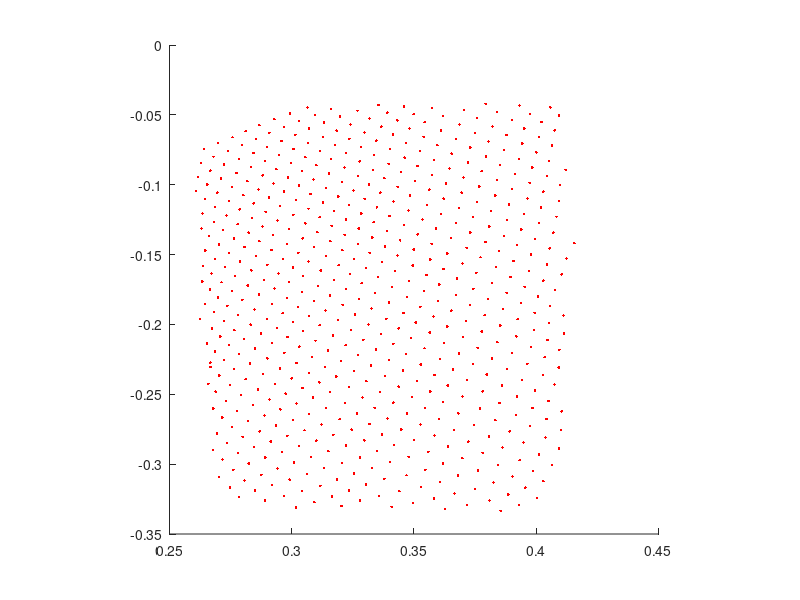

Write MATLAB code to recreate this figure.
cloud_array= [0.40020046, -0.32425874, -0.66445154;
  0.39300716, -0.32907701, -0.66575956;
  0.38541895, -0.33352351, -0.66635454;
  0.40292323, -0.31216168, -0.66623223;
  0.39556304, -0.31684041, -0.66722071;
  0.38852015, -0.32174164, -0.6687119;
  0.3808485, -0.32608134, -0.66907662;
  0.37177885, -0.32912353, -0.66686535;
  0.36278951, -0.33209336, -0.66462374;
  0.40629944, -0.30061823, -0.6691215;
  0.39863628, -0.30508482, -0.66958791;
  0.39028829, -0.30895287, -0.66881585;
  0.38246483, -0.31315511, -0.66884595;
  0.37502635, -0.3176139, -0.66948164;
  0.36659187, -0.32115054, -0.66824567;
  0.35821825, -0.32463115, -0.66698742;
  0.3495211, -0.32769635, -0.66497672;
  0.34084374, -0.33064243, -0.66283381;
  0.40935272, -0.28886744, -0.6715042;
  0.40120161, -0.29300168, -0.67113394;
  0.39315847, -0.2971364, -0.67084962;
  0.38433039, -0.30057883, -0.66910416;
  0.37615764, -0.30442762, -0.66836834;
  0.36803699, -0.30822769, -0.6676138;
  0.36075717, -0.31266344, -0.66830295;
  0.35278094, -0.31642848, -0.66762227;
  0.344037, -0.31938994, -0.66534579;
  0.33574468, -0.32264051, -0.66377968;
  0.3278304, -0.32614595, -0.66282678;
  0.32032734, -0.32997462, -0.66260076;
  0.41019219, -0.27566761, -0.67029601;
  0.40374053, -0.28097436, -0.67267066;
  0.39479071, -0.28448284, -0.67081207;
  0.38621497, -0.28814623, -0.66944432;
  0.37805733, -0.29202282, -0.66867793;
  0.36977851, -0.2957111, -0.66757917;
  0.36189926, -0.29962835, -0.6670891;
  0.3546254, -0.30398172, -0.66763687;
  0.3469373, -0.30791813, -0.6673308;
  0.33788595, -0.31052479, -0.66425067;
  0.33041042, -0.31446221, -0.66411978;
  0.32333499, -0.31872344, -0.6647259;
  0.31648508, -0.32317013, -0.66575575;
  0.30924749, -0.32717726, -0.66592103;
  0.30179265, -0.33088666, -0.66553682;
  0.41040653, -0.26224947, -0.66812336;
  0.40419596, -0.2676385, -0.67078376;
  0.39742345, -0.27265173, -0.67251605;
  0.38914794, -0.27658024, -0.67164123;
  0.38069007, -0.28028163, -0.67032808;
  0.37223652, -0.28388026, -0.66888702;
  0.3639622, -0.28751022, -0.66763353;
  0.35591736, -0.29122314, -0.66667604;
  0.34775946, -0.29474449, -0.66538084;
  0.34009701, -0.29859409, -0.66491771;
  0.33279878, -0.30269492, -0.66508257;
  0.32547843, -0.30671528, -0.66513044;
  0.31855109, -0.31105644, -0.6659236;
  0.31174242, -0.31548005, -0.66692936;
  0.30425173, -0.31915873, -0.66641104;
  0.29675218, -0.3227455, -0.66577035;
  0.28900802, -0.3259697, -0.66445857;
  0.40502995, -0.25474524, -0.66958249;
  0.39848417, -0.25985694, -0.67160392;
  0.39169663, -0.26479685, -0.67320836;
  0.38329828, -0.2685886, -0.67197192;
  0.37460709, -0.27206588, -0.67007983;
  0.36633667, -0.27573869, -0.66879714;
  0.35841203, -0.27957776, -0.66802466;
  0.34992039, -0.28287026, -0.66606009;
  0.34188578, -0.28642055, -0.6648196;
  0.33477443, -0.29066959, -0.66528052;
  0.32795405, -0.2951313, -0.66627425;
  0.32057431, -0.2990399, -0.66607267;
  0.31328148, -0.30296239, -0.66596836;
  0.30617237, -0.30700248, -0.66618145;
  0.29913908, -0.31106576, -0.66649646;
  0.29188874, -0.31484318, -0.66625464;
  0.28500217, -0.31895688, -0.6667757;
  0.27855024, -0.32353216, -0.66829044;
  0.40746069, -0.2429758, -0.67106414;
  0.39943177, -0.24715386, -0.67055529;
  0.39206722, -0.25167981, -0.67108279;
  0.38497418, -0.25633687, -0.67202431;
  0.37694865, -0.26031247, -0.67126274;
  0.36809546, -0.26360929, -0.66888559;
  0.36036012, -0.26760313, -0.66840309;
  0.35266948, -0.27155361, -0.66790545;
  0.34474468, -0.2752389, -0.66685426;
  0.33687338, -0.27887344, -0.66578436;
  0.32964617, -0.28296492, -0.66588962;
  0.32213342, -0.28674304, -0.66533184;
  0.31497338, -0.29076666, -0.66541612;
  0.30799538, -0.2949053, -0.6658206;
  0.30089137, -0.29887035, -0.66588855;
  0.29415733, -0.30315745, -0.666722;
  0.28758067, -0.3075802, -0.66788626;
  0.28073061, -0.31167912, -0.66838253;
  0.27472329, -0.31670654, -0.67088747;
  0.40922725, -0.23089351, -0.67148829;
  0.4027873, -0.23602381, -0.67358685;
  0.39423764, -0.2398634, -0.67208976;
  0.38606, -0.24383382, -0.6710999;
  0.37811917, -0.24786906, -0.67041016;
  0.36987343, -0.25161472, -0.66906118;
  0.36197993, -0.25550824, -0.66822743;
  0.35453808, -0.25964618, -0.66813099;
  0.34707689, -0.26370454, -0.66791457;
  0.33921194, -0.26737624, -0.66681653;
  0.33178049, -0.27130777, -0.6664632;
  0.32449499, -0.27529079, -0.66631597;
  0.31703502, -0.27905443, -0.66571838;
  0.31002784, -0.28315178, -0.66598898;
  0.30304644, -0.28722146, -0.66625249;
  0.29599148, -0.2911669, -0.66628706;
  0.28915852, -0.2952798, -0.66675931;
  0.28244025, -0.29947025, -0.66745079;
  0.27610803, -0.30405009, -0.66903836;
  0.27013719, -0.30903986, -0.67153227;
  0.40947413, -0.21810105, -0.66946721;
  0.40340048, -0.22337484, -0.67207086;
  0.39637908, -0.22810914, -0.67308587;
  0.38795981, -0.23197222, -0.6716404;
  0.37978715, -0.23588771, -0.67049336;
  0.37173253, -0.23978648, -0.66943359;
  0.36385137, -0.2437107, -0.66857016;
  0.35659945, -0.2479872, -0.6687727;
  0.34920871, -0.25210816, -0.66863942;
  0.34151995, -0.25594103, -0.66783953;
  0.33387929, -0.25972736, -0.66702342;
  0.32671714, -0.26381543, -0.66707087;
  0.3195864, -0.26787105, -0.66710901;
  0.31222701, -0.27166891, -0.66658407;
  0.30521318, -0.27570271, -0.66671336;
  0.29822713, -0.27970707, -0.66683483;
  0.29141486, -0.28382531, -0.66728485;
  0.28457528, -0.28787148, -0.66761768;
  0.27789828, -0.29204094, -0.66828382;
  0.2716499, -0.29664248, -0.66996694;
  0.4114202, -0.20634906, -0.67027056;
  0.40460086, -0.21120295, -0.67158473;
  0.39786035, -0.21607192, -0.67300302;
  0.39013743, -0.22036141, -0.67270291;
  0.38196814, -0.22432001, -0.67152703;
  0.37397817, -0.22829624, -0.67054689;
  0.36598331, -0.23218271, -0.66943955;
  0.35839429, -0.23624645, -0.66896617;
  0.35113585, -0.24046351, -0.66902483;
  0.34374166, -0.24452589, -0.66874433;
  0.33610928, -0.24834469, -0.66790104;
  0.328906, -0.25240904, -0.66781509;
  0.32168305, -0.25639609, -0.6676079;
  0.31386602, -0.25982612, -0.66605425;
  0.30703378, -0.26399717, -0.66649103;
  0.30042577, -0.26832342, -0.6673708;
  0.29358414, -0.27240214, -0.6676861;
  0.28686258, -0.27654842, -0.66822159;
  0.27992204, -0.28043473, -0.66818649;
  0.27352071, -0.28482363, -0.66939533;
  0.26767036, -0.28979257, -0.67197669;
  0.41116989, -0.19363952, -0.66754347;
  0.40530559, -0.19891447, -0.67032516;
  0.39904782, -0.20399719, -0.67247045;
  0.39184842, -0.20857251, -0.67300218;
  0.38405961, -0.21277486, -0.67244375;
  0.37601414, -0.21675521, -0.6713267;
  0.36838466, -0.22089651, -0.67084402;
  0.36050537, -0.22481002, -0.6697998;
  0.35279584, -0.2287467, -0.66895676;
  0.34547746, -0.23286541, -0.66875839;
  0.33819646, -0.23694627, -0.66854846;
  0.3305124, -0.24066944, -0.66743898;
  0.32331234, -0.24466923, -0.66720319;
  0.315777, -0.24834061, -0.66617364;
  0.3086549, -0.25226182, -0.66591334;
  0.30192477, -0.25645074, -0.66643113;
  0.2953651, -0.26074857, -0.66728359;
  0.28886825, -0.26507312, -0.66824782;
  0.28209409, -0.26910657, -0.66852814;
  0.27557772, -0.27334785, -0.66937476;
  0.26944152, -0.27795243, -0.67113847;
  0.40569943, -0.186634, -0.66860437;
  0.39935678, -0.19162619, -0.67051089;
  0.39238521, -0.19629142, -0.671336;
  0.38524985, -0.2008329, -0.67182916;
  0.37771332, -0.20511031, -0.67155057;
  0.36997688, -0.2092092, -0.67082059;
  0.36223, -0.21322501, -0.66996443;
  0.35429972, -0.2170483, -0.66865015;
  0.34671468, -0.22099936, -0.66786963;
  0.33985537, -0.2253533, -0.6684072;
  0.33240885, -0.22925946, -0.66771185;
  0.32533422, -0.23335618, -0.66767371;
  0.31818485, -0.23733908, -0.66740155;
  0.31128156, -0.24144837, -0.66756964;
  0.30440557, -0.24552789, -0.66773045;
  0.29755637, -0.24957821, -0.66788411;
  0.29093176, -0.25377274, -0.66848713;
  0.28408173, -0.25772506, -0.66851473;
  0.27763963, -0.26200733, -0.6694541;
  0.2715342, -0.2665942, -0.6712001;
  0.40775093, -0.17522909, -0.66965932;
  0.40077662, -0.17992727, -0.6704672;
  0.39382654, -0.18459815, -0.67126918;
  0.38652274, -0.18905745, -0.67140985;
  0.37888211, -0.19329077, -0.67088223;
  0.37122667, -0.19744588, -0.67022961;
  0.36355871, -0.20152068, -0.66945118;
  0.35647088, -0.20585397, -0.66965449;
  0.34883359, -0.20980522, -0.66873634;
  0.34158868, -0.21392187, -0.66847175;
  0.3344937, -0.21807297, -0.66841972;
  0.32704636, -0.2219274, -0.66757077;
  0.32018682, -0.22611795, -0.66783541;
  0.31356627, -0.23043555, -0.66854644;
  0.30696362, -0.23473115, -0.66925418;
  0.29996908, -0.23867953, -0.66904598;
  0.29305729, -0.24263494, -0.66894299;
  0.28622481, -0.24660042, -0.66894668;
  0.27937162, -0.25049251, -0.66882783;
  0.27311358, -0.25488156, -0.67009056;
  0.26787588, -0.26024681, -0.67391217;
  0.41044185, -0.1641372, -0.67179447;
  0.40287995, -0.16861294, -0.67160583;
  0.39529586, -0.17301753, -0.67129469;
  0.38788223, -0.17743602, -0.67118967;
  0.38019538, -0.18166487, -0.67052174;
  0.37286454, -0.18599898, -0.6703912;
  0.36526924, -0.1901361, -0.66969407;
  0.35795975, -0.19435532, -0.66942734;
  0.35074806, -0.1985676, -0.6692605;
  0.34374595, -0.20284371, -0.66941923;
  0.33643448, -0.20687823, -0.66889399;
  0.32927591, -0.21094191, -0.66858184;
  0.32204524, -0.21489415, -0.66803169;
  0.31480151, -0.21876775, -0.66735512;
  0.30833787, -0.2231328, -0.66826463;
  0.30193987, -0.2275179, -0.66928732;
  0.29514736, -0.23156777, -0.66938913;
  0.28818262, -0.23542555, -0.66902238;
  0.28115433, -0.23916452, -0.66841412;
  0.27478418, -0.24341458, -0.66930664;
  0.26889238, -0.24807934, -0.67136621;
  0.41231689, -0.15275809, -0.67262506;
  0.40443245, -0.15713656, -0.67186344;
  0.39692527, -0.1615953, -0.67163467;
  0.38946021, -0.1660108, -0.67139328;
  0.38191065, -0.17032735, -0.67091763;
  0.374282, -0.17454052, -0.67020565;
  0.36712945, -0.17891364, -0.67025894;
  0.35989094, -0.1831893, -0.67007869;
  0.35263103, -0.18739434, -0.66977489;
  0.34570116, -0.19172032, -0.67002296;
  0.33868578, -0.19594845, -0.67003721;
  0.33142167, -0.19997248, -0.66947472;
  0.32430965, -0.2040236, -0.66912735;
  0.31690928, -0.20782267, -0.66808283;
  0.30971724, -0.21168283, -0.66736686;
  0.30309001, -0.21587253, -0.6677897;
  0.29699746, -0.22041714, -0.66936368;
  0.290001, -0.22425303, -0.66885364;
  0.28289312, -0.22793159, -0.66798371;
  0.27626193, -0.23193248, -0.66815221;
  0.27036378, -0.23652685, -0.67007434;
  0.26589397, -0.24242824, -0.67565191;
  0.41558358, -0.14191279, -0.67575306;
  0.40548795, -0.1455617, -0.67133808;
  0.39780289, -0.14996755, -0.67074794;
  0.39068276, -0.1545288, -0.67102969;
  0.38359502, -0.15905493, -0.67130297;
  0.37553722, -0.16311121, -0.66978055;
  0.3676036, -0.16713488, -0.66834927;
  0.36033678, -0.17138852, -0.66802263;
  0.3540056, -0.17604598, -0.66937721;
  0.34703881, -0.18035164, -0.66948587;
  0.33975697, -0.18443525, -0.66890401;
  0.3326312, -0.18853979, -0.66853726;
  0.32587823, -0.19280261, -0.66884613;
  0.31882241, -0.19683312, -0.66845953;
  0.311427, -0.20058218, -0.66725487;
  0.30461037, -0.20463619, -0.66719103;
  0.29829046, -0.20898406, -0.66816425;
  0.29182988, -0.21320288, -0.66878754;
  0.2850374, -0.21713367, -0.66858965;
  0.27832443, -0.22106993, -0.66850114;
  0.27240518, -0.22560926, -0.67029011;
  0.26676255, -0.23038733, -0.67279506;
  0.40697426, -0.13423257, -0.67156827;
  0.39943111, -0.1387179, -0.67117119;
  0.39212826, -0.1432282, -0.67109478;
  0.38467172, -0.14762379, -0.67067188;
  0.37719601, -0.15194866, -0.67012358;
  0.36982799, -0.15625328, -0.66967386;
  0.36207438, -0.16032387, -0.66842002;
  0.35510004, -0.16467422, -0.66850895;
  0.34809864, -0.16896071, -0.66847527;
  0.34089789, -0.17309257, -0.66797554;
  0.33402473, -0.1773341, -0.66803658;
  0.3275204, -0.18172953, -0.66877973;
  0.32081318, -0.18597326, -0.6690582;
  0.31380552, -0.18998995, -0.66863549;
  0.30704853, -0.19410264, -0.66866708;
  0.30042502, -0.1982525, -0.66892487;
  0.29397991, -0.20248041, -0.66952848;
  0.28745171, -0.20661309, -0.66989446;
  0.28059858, -0.21046059, -0.66943133;
  0.2742157, -0.21461232, -0.67002344;
  0.2686075, -0.21936235, -0.67251348;
  0.26669627, -0.22728297, -0.68454808;
  0.40829509, -0.12292677, -0.67156541;
  0.4010973, -0.1275477, -0.67169738;
  0.39386961, -0.13210775, -0.67170769;
  0.38667917, -0.1366279, -0.67170781;
  0.37927052, -0.14101377, -0.67124665;
  0.37152943, -0.14520702, -0.67009342;
  0.36359638, -0.14924374, -0.66846818;
  0.35663784, -0.15361217, -0.66853178;
  0.34947273, -0.15783671, -0.66812909;
  0.34223008, -0.16196364, -0.66748524;
  0.33526239, -0.16616057, -0.66728896;
  0.3285574, -0.17043775, -0.6675452;
  0.32210284, -0.17480576, -0.66825902;
  0.31566668, -0.17915024, -0.66897005;
  0.30914059, -0.18340765, -0.66944486;
  0.3025828, -0.18760626, -0.66979849;
  0.29625553, -0.19191235, -0.67061806;
  0.28978959, -0.19609493, -0.6710825;
  0.2832433, -0.20018223, -0.67130685;
  0.276573, -0.20413357, -0.67117;
  0.27074677, -0.20868154, -0.67305398;
  0.26533702, -0.21356654, -0.67602283;
  0.40944779, -0.11165237, -0.67132717;
  0.4019303, -0.11619663, -0.6708712;
  0.39505482, -0.12087521, -0.67141449;
  0.38794637, -0.12543705, -0.67149985;
  0.38074455, -0.12991647, -0.67134917;
  0.37301177, -0.13414966, -0.67016441;
  0.36502296, -0.13820912, -0.66839123;
  0.35722187, -0.14225382, -0.66682559;
  0.34990388, -0.14641556, -0.66604459;
  0.34322625, -0.15079062, -0.66640252;
  0.33680868, -0.15524292, -0.66721743;
  0.33035165, -0.15964405, -0.66791368;
  0.32391405, -0.16402058, -0.66860688;
  0.3172735, -0.16825524, -0.66882938;
  0.31065917, -0.17245963, -0.66904604;
  0.30412406, -0.17666514, -0.66937476;
  0.29797968, -0.18106619, -0.67052585;
  0.29179254, -0.18541878, -0.67155981;
  0.28475663, -0.18918377, -0.67057198;
  0.27806127, -0.19311042, -0.67028749;
  0.27236742, -0.19770725, -0.67239153;
  0.26742446, -0.2028805, -0.6764285;
  0.40967381, -0.10023266, -0.66961569;
  0.40292707, -0.10499081, -0.67036414;
  0.39640573, -0.10977398, -0.67144698;
  0.38891625, -0.11424245, -0.67082512;
  0.38160387, -0.11870186, -0.67041713;
  0.37401521, -0.12301084, -0.66942549;
  0.36717039, -0.12750669, -0.66967905;
  0.35893235, -0.1314469, -0.66727889;
  0.35149997, -0.13559683, -0.66623896;
  0.34435824, -0.13979252, -0.66564679;
  0.3380844, -0.14429593, -0.66666996;
  0.33182514, -0.14877865, -0.66769224;
  0.32557991, -0.15324108, -0.66871369;
  0.31918007, -0.15760067, -0.66938233;
  0.31186354, -0.16145162, -0.66804421;
  0.30476096, -0.16533835, -0.66704464;
  0.29881796, -0.16981155, -0.66852403;
  0.29293042, -0.17430429, -0.67012644;
  0.28663501, -0.17853332, -0.67077738;
  0.27980477, -0.18238109, -0.67010754;
  0.27369902, -0.18665755, -0.6711123;
  0.26813111, -0.19129512, -0.67344725;
  0.2625494, -0.19593525, -0.67579329;
  0.41200003, -0.089395821, -0.67137653;
  0.40429801, -0.093959376, -0.67052191;
  0.39725477, -0.098618478, -0.67067444;
  0.39017999, -0.10322094, -0.67070436;
  0.38320693, -0.10780166, -0.67083955;
  0.37568799, -0.11217138, -0.66993296;
  0.36834675, -0.11652884, -0.66924149;
  0.36105189, -0.12083785, -0.66853648;
  0.35349557, -0.12499014, -0.667238;
  0.34587345, -0.12904157, -0.66568935;
  0.33884558, -0.13324501, -0.66517341;
  0.3329117, -0.13784161, -0.66675603;
  0.32698253, -0.1424256, -0.66834199;
  0.32071808, -0.14684196, -0.66922325;
  0.3140243, -0.15102278, -0.6691559;
  0.3068698, -0.15492104, -0.66801155;
  0.30051363, -0.15916771, -0.66852224;
  0.29454544, -0.16359363, -0.66986775;
  0.28858244, -0.1680063, -0.67121625;
  0.28201649, -0.1720356, -0.67112243;
  0.27552804, -0.17606422, -0.67114323;
  0.26984316, -0.18058351, -0.67309999;
  0.26448447, -0.18533334, -0.67591757;
  0.40529639, -0.082912624, -0.67010343;
  0.39833748, -0.087607741, -0.67034245;
  0.39134514, -0.092248738, -0.67045921;
  0.38399205, -0.096750736, -0.66987747;
  0.37668496, -0.10120393, -0.66928279;
  0.36948735, -0.10562719, -0.668791;
  0.36214367, -0.10994709, -0.66793883;
  0.35528249, -0.11435625, -0.6678884;
  0.34778404, -0.11849849, -0.66654289;
  0.33998039, -0.1224549, -0.66447586;
  0.33348387, -0.12681763, -0.66486043;
  0.32741874, -0.13131343, -0.66606748;
  0.32159257, -0.13588792, -0.66774994;
  0.3158246, -0.14047667, -0.66955596;
  0.30922902, -0.14466983, -0.66957653;
  0.30271614, -0.14885655, -0.66971052;
  0.2963357, -0.15306723, -0.67007971;
  0.28997672, -0.15725072, -0.67044532;
  0.28348523, -0.16132003, -0.67044449;
  0.27676919, -0.16520829, -0.66983098;
  0.27126947, -0.16979632, -0.67213303;
  0.26652804, -0.1748915, -0.67640269;
  0.40640044, -0.071960822, -0.66990209;
  0.4000718, -0.076796487, -0.67114753;
  0.39295015, -0.081440389, -0.67101014;
  0.38513663, -0.085877642, -0.66959178;
  0.37764525, -0.090316027, -0.66861874;
  0.37027019, -0.094716728, -0.6677469;
  0.36307159, -0.099100262, -0.66709423;
  0.35629332, -0.103545, -0.66713196;
  0.34843922, -0.10761011, -0.66504627;
  0.3416222, -0.11192597, -0.66482568;
  0.33478111, -0.11618166, -0.66447794;
  0.32838759, -0.12054722, -0.66495168;
  0.32218978, -0.12495136, -0.66577899;
  0.31629163, -0.12944844, -0.66720295;
  0.31051078, -0.13397929, -0.66886985;
  0.3044579, -0.13837546, -0.66993999;
  0.29814708, -0.14262469, -0.67040741;
  0.29169822, -0.14676823, -0.67050856;
  0.28532648, -0.15090837, -0.67072642;
  0.27877468, -0.15490708, -0.6704523;
  0.2726014, -0.15907417, -0.6710282;
  0.2671749, -0.16366635, -0.67344594;
  0.2633566, -0.16930464, -0.68006682;
  0.40754426, -0.061079815, -0.66980726;
  0.40102643, -0.065890059, -0.67068523;
  0.39425939, -0.070621476, -0.67109728;
  0.38671815, -0.075160474, -0.67010975;
  0.37942797, -0.079685405, -0.66945648;
  0.37205416, -0.084130809, -0.66855681;
  0.36453795, -0.088476822, -0.66729087;
  0.35739252, -0.092847571, -0.66659713;
  0.35035414, -0.097187385, -0.66600907;
  0.34329706, -0.10146318, -0.66529107;
  0.33622372, -0.10567304, -0.664442;
  0.3298468, -0.11005194, -0.66489249;
  0.32349306, -0.11440156, -0.66533923;
  0.31727648, -0.11876516, -0.6660226;
  0.31141555, -0.1232374, -0.66742724;
  0.30556047, -0.12769517, -0.66883522;
  0.29878825, -0.13173229, -0.66818404;
  0.29237401, -0.135876, -0.6682533;
  0.28676981, -0.14037216, -0.6701498;
  0.28069967, -0.1446245, -0.67095089;
  0.27444124, -0.14874738, -0.67126048;
  0.26869595, -0.15312445, -0.67280143;
  0.26377112, -0.15798345, -0.67645359;
  0.40929425, -0.050330639, -0.67074627;
  0.40215728, -0.055078283, -0.67056084;
  0.39506125, -0.059779555, -0.67036563;
  0.3878029, -0.064401671, -0.66981053;
  0.38045704, -0.068949595, -0.66900915;
  0.37296331, -0.07340616, -0.66784179;
  0.36539462, -0.077778026, -0.66642308;
  0.35826564, -0.082177833, -0.6656968;
  0.3514328, -0.086590305, -0.66543293;
  0.34463701, -0.090960994, -0.66516006;
  0.33787781, -0.095290586, -0.66487819;
  0.33163244, -0.09972322, -0.66554666;
  0.32528934, -0.10409154, -0.66597241;
  0.31902719, -0.10845001, -0.66651523;
  0.31284249, -0.11280158, -0.6671766;
  0.30684334, -0.11719191, -0.66820079;
  0.30069143, -0.1214961, -0.66886044;
  0.29417983, -0.12561518, -0.66866279;
  0.28806841, -0.12986557, -0.66931742;
  0.2823875, -0.13428977, -0.67095661;
  0.27640098, -0.13855156, -0.67186058;
  0.2702758, -0.14271542, -0.67239428;
  0.2646063, -0.14709997, -0.67404675;
  0.40578276, -0.044596061, -0.67462575;
  0.39741793, -0.049206495, -0.67231137;
  0.39001495, -0.053861946, -0.67149806;
  0.3821249, -0.058380753, -0.66972983;
  0.37489563, -0.062932357, -0.66900474;
  0.36725712, -0.067348883, -0.66743791;
  0.35955048, -0.071677372, -0.6656155;
  0.35247639, -0.076063514, -0.6648469;
  0.34619465, -0.080574065, -0.66550207;
  0.33962798, -0.084979475, -0.66555452;
  0.33321249, -0.089380801, -0.66584146;
  0.32694173, -0.093783632, -0.66636562;
  0.32057595, -0.09812218, -0.66664451;
  0.31389141, -0.10231712, -0.66618931;
  0.3076939, -0.10662727, -0.66670173;
  0.30162713, -0.11095104, -0.66745687;
  0.29524982, -0.11512443, -0.66747439;
  0.28932625, -0.11944114, -0.66847324;
  0.28362268, -0.12383041, -0.66996866;
  0.27786961, -0.1281841, -0.67134523;
  0.27201909, -0.13247567, -0.6724776;
  0.26627403, -0.13680206, -0.67386329;
  0.39317712, -0.043422595, -0.67484981;
  0.38404271, -0.047870815, -0.67092782;
  0.37581009, -0.052331492, -0.66839617;
  0.36857483, -0.056856245, -0.66750717;
  0.36106479, -0.061272725, -0.66600782;
  0.35393193, -0.065687284, -0.6650908;
  0.34672138, -0.070024431, -0.6639204;
  0.34005663, -0.074415162, -0.6637007;
  0.33367017, -0.078822643, -0.6639573;
  0.32778913, -0.083318606, -0.66518068;
  0.32150644, -0.087682888, -0.66555345;
  0.31518948, -0.091999725, -0.66580057;
  0.30895448, -0.096302614, -0.66616631;
  0.30290958, -0.10063164, -0.66689819;
  0.29682589, -0.10491726, -0.66750628;
  0.2906518, -0.10913731, -0.66786569;
  0.2844457, -0.11330815, -0.66809845;
  0.27867723, -0.11762507, -0.66932571;
  0.27332187, -0.12210861, -0.67155772;
  0.26805559, -0.12663777, -0.67405164;
  0.26311618, -0.13134004, -0.67744011;
  0.37931502, -0.042085439, -0.6724304;
  0.3703295, -0.046465337, -0.66841269;
  0.36183643, -0.05080153, -0.66508174;
  0.35433221, -0.055190325, -0.66340822;
  0.34815496, -0.059733316, -0.66413349;
  0.34143695, -0.064142302, -0.66376626;
  0.33457235, -0.068470448, -0.6630255;
  0.32823369, -0.072858125, -0.66325009;
  0.32221866, -0.077283442, -0.66408241;
  0.31610301, -0.081654027, -0.66466892;
  0.31006441, -0.086013079, -0.66537714;
  0.30415571, -0.090380475, -0.66633195;
  0.29842585, -0.094779283, -0.66766018;
  0.29259321, -0.099125326, -0.66874349;
  0.28639579, -0.10331766, -0.66895545;
  0.2802211, -0.10748011, -0.6691643;
  0.27427456, -0.11169687, -0.66987324;
  0.26854348, -0.11597851, -0.67108738;
  0.26350993, -0.12056178, -0.67407703;
  0.35741386, -0.045132488, -0.66679078;
  0.34981793, -0.049516544, -0.66483337;
  0.34316677, -0.053972229, -0.66456223;
  0.3366136, -0.058396116, -0.66440552;
  0.32978937, -0.062721997, -0.66362917;
  0.32354748, -0.06711182, -0.66394901;
  0.31756601, -0.071522549, -0.66475928;
  0.31165865, -0.075922549, -0.6656934;
  0.30559397, -0.080254972, -0.66625595;
  0.29960424, -0.084576041, -0.666942;
  0.29374087, -0.088905409, -0.66787791;
  0.28810543, -0.093283519, -0.66931742;
  0.28189039, -0.097446263, -0.6693778;
  0.27559599, -0.10153875, -0.66918206;
  0.26953375, -0.10567649, -0.66948807;
  0.26444107, -0.11018245, -0.67220736;
  0.34595442, -0.043957636, -0.66744685;
  0.33907616, -0.048386052, -0.66665864;
  0.33181158, -0.052696586, -0.66499734;
  0.3239994, -0.056840152, -0.66208404;
  0.31840551, -0.061319068, -0.66361046;
  0.31275785, -0.065770209, -0.66501737;
  0.30659878, -0.070086315, -0.66530538;
  0.3007457, -0.074440971, -0.66621679;
  0.29485005, -0.078758433, -0.66700411;
  0.28913242, -0.083099365, -0.66817027;
  0.28342259, -0.087422237, -0.66934019;
  0.27740476, -0.09162347, -0.66975284;
  0.27099323, -0.095652074, -0.66914642;
  0.26542443, -0.099945143, -0.67057568;
  0.26084781, -0.10462286, -0.67457318;
  0.33549219, -0.042885333, -0.6697225;
  0.32690853, -0.047025353, -0.66529393;
  0.31980646, -0.051288262, -0.66369748;
  0.31323147, -0.055576131, -0.66308594;
  0.30704319, -0.059887365, -0.6632182;
  0.30150849, -0.06429854, -0.66473079;
  0.29580915, -0.068655998, -0.66587031;
  0.28995347, -0.072952583, -0.66663343;
  0.2843284, -0.077284113, -0.66790569;
  0.27849677, -0.081536934, -0.66867292;
  0.27231371, -0.085652232, -0.6685468;
  0.26671916, -0.089922965, -0.66982758;
  0.26157916, -0.09434104, -0.67227209;
  0.31616235, -0.045842037, -0.66641295;
  0.3094328, -0.050113156, -0.66539693;
  0.30309314, -0.054396257, -0.66512859;
  0.29672867, -0.058628872, -0.66472775;
  0.29084241, -0.062917396, -0.66533828;
  0.28524598, -0.067243934, -0.66658729;
  0.27965587, -0.071553215, -0.66784084;
  0.27380827, -0.075772792, -0.66845715;
  0.26797575, -0.079967618, -0.66907448;
  0.26281559, -0.084349349, -0.67137372;
  0.30645466, -0.044784635, -0.66947067;
  0.29926652, -0.048945606, -0.66727239;
  0.2928699, -0.053174078, -0.66671807;
  0.28678423, -0.057415262, -0.66679806;
  0.28115654, -0.061718255, -0.66790444;
  0.2757495, -0.066052854, -0.66953111;
  0.26971626, -0.070212528, -0.66961187;
  0.26401287, -0.074426904, -0.67046976];
  
  
  figure 1;
axis square;
hold on;
  plot3(cloud_array(:,1), cloud_array(:,2), cloud_array(:,3), '.r');